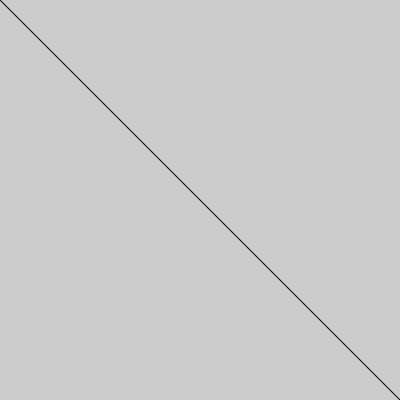
Frame 1 (no input)
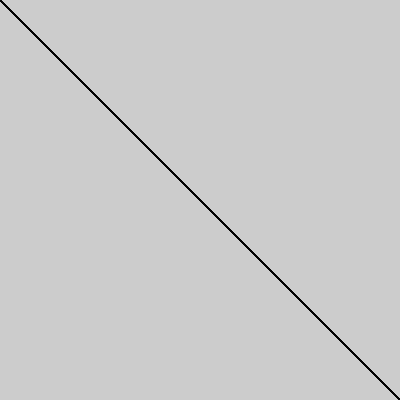
Frame 60 (the mouse pressed at the canvas centre just before this capture)
Frame 120 (the mouse held since frame 60 and released just before this capture): identical to frame 60, image omitted

The Processing sketch that drew these frames (run headless with seeded random() and noise(); from frame 60 on, the mouse is pressed at the canvas centre):

// Processing sketch: frameRate
// ── frameRate.pde
//imprime o frameRate no terminal

void setup(){
size(400,400);
frameRate(5);//sinaliza a quantidade de frames executados por segundo

}

void draw(){
line(0,0,400,400);
println(frameCount+ "*");//imprime no terminal  os frames
}
